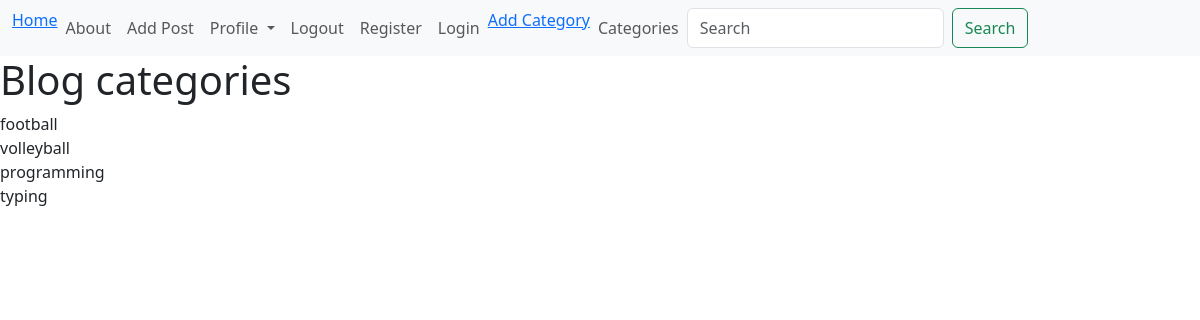
Page /blog/category-list/ on the committed database.
### blogapps/models.py (models this page shows, shortened)
class Category(models.Model):
    name = models.CharField(max_length=255)
    def __str__(self):
        return self.name

### blogapps/views.py (the view)
# urls.py: path('category-list/',CategoryListview,name = "categorylist"),
def CategoryListview(request):
      cat_menu_item= Category.objects.all()
      return render(request,'category_list.html',{'cat_menu_item':cat_menu_item})

### blogapps/templates/category_list.html (shortened to what this page needs)
 {% extends "bases.html" %}
 {% block content %}
<h1>Blog categories</h1>
{% for item in cat_menu_item %}
 <a class="dropdown-item" href="{% url 'cat' item|slugify %}">{{ item }}</a>
{% endfor %}
 {% endblock  %}

### rows in the picture
Category: name "football"
Category: name "volleyball"
Category: name "programming"
Category: name "typing"
